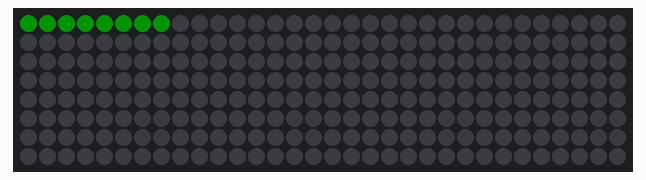
Bench run of a sketch on a simulated Arduino Uno, built with avr-gcc and run on an emulated ATmega328P. On the bench: 32×8 RGB LED matrix (first LED top left, wired row by row). Dim RGB values are drawn brighter than linear; colours are those a GRB WS2812 strip shows for the declared byte order.

Above: at 0.02 s.
At 5.03 s:
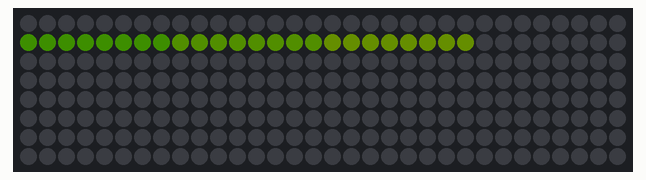
At 9.91 s:
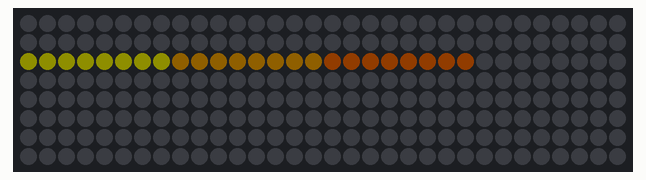
At 19.95 s:
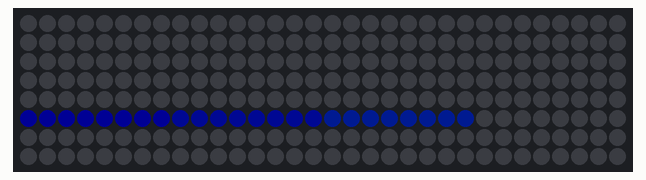
At 29.56 s:
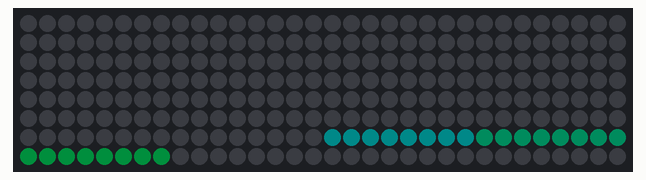
At 39.88 s:
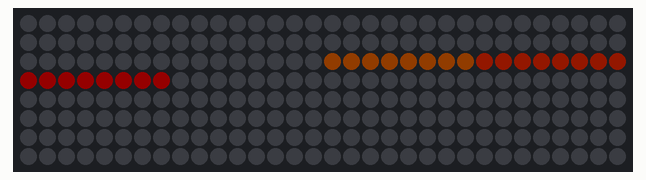

The sketch:

rainbow_3_rows.ino
```cpp
#include <FastLED.h>
#define NUM_LEDS 256
#define DATA_PIN 6
CRGB leds[NUM_LEDS];

uint8_t matrix_width = 32;
uint8_t matrix_height = 8;

CRGBPalette16 myPalette = RainbowColors_p;  // rainbow palette can be called with any int 0-255
uint8_t colour_index = 0;  // start the loop at 0
uint8_t colour_increment = matrix_height;  // to get 32 diff colours we'll want to index 0, 7, 15, 23 etc..


void setup() {
 FastLED.addLeds<WS2812,DATA_PIN,RGB>(leds,NUM_LEDS);
 FastLED.setBrightness(20);
}

void loop() {
  // loop through rows
  for (int x=0; x<matrix_width; x++) {

    // turn on row x
    int i_start = x * matrix_height;
    int i_end = i_start + matrix_height - 1;
    for (int i = i_start; i <= i_end; i++) {
      leds[i] = ColorFromPalette(myPalette, colour_index);
    }

    // turn off the row that was lit up 3 steps earlier
    int row_to_turn_off = (x - 3);
    if(row_to_turn_off < 0){
      row_to_turn_off = row_to_turn_off + 32;
    }
    i_start = row_to_turn_off * matrix_height;
    i_end = i_start + matrix_height - 1;
    for (int i = i_start; i <= i_end; i++) {
      leds[i] = CRGB::Black;
    }

    FastLED.show();

    // each loop increase the colour, until we get to 255, then reset to 0
    colour_index = colour_index + colour_increment;
    if(colour_index>=255){
      colour_index=0;
    }

    delay(60);
  }
}
```
